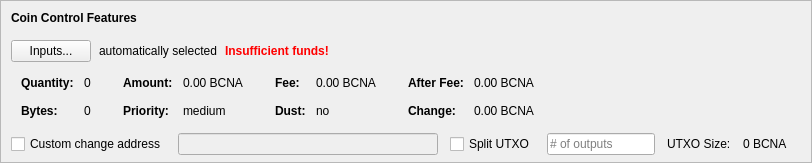
    <widget class="QFrame" name="frameCoinControl">
     <property name="sizePolicy">
      <sizepolicy hsizetype="Expanding" vsizetype="Expanding">
       <horstretch>0</horstretch>
       <verstretch>0</verstretch>
      </sizepolicy>
     </property>
     <property name="maximumSize">
      <size>
       <width>16777215</width>
       <height>16777215</height>
      </size>
     </property>
     <property name="frameShape">
      <enum>QFrame::StyledPanel</enum>
     </property>
     <property name="frameShadow">
      <enum>QFrame::Sunken</enum>
     </property>
     <layout class="QVBoxLayout" name="verticalLayoutCoinControl2">
      <property name="spacing">
       <number>0</number>
      </property>
      <property name="leftMargin">
       <number>0</number>
      </property>
      <property name="topMargin">
       <number>0</number>
      </property>
      <property name="rightMargin">
       <number>0</number>
      </property>
      <property name="bottomMargin">
       <number>6</number>
      </property>
      <item>
       <layout class="QVBoxLayout" name="verticalLayoutCoinControl" stretch="0,0,0,0,1">
        <property name="spacing">
         <number>0</number>
        </property>
        <property name="leftMargin">
         <number>10</number>
        </property>
        <property name="topMargin">
         <number>10</number>
        </property>
        <item>
         <layout class="QHBoxLayout" name="horizontalLayoutCoinControl1">
          <property name="bottomMargin">
           <number>15</number>
          </property>
          <item>
           <widget class="QLabel" name="labelCoinControlFeatures">
            <property name="sizePolicy">
             <sizepolicy hsizetype="Preferred" vsizetype="Maximum">
              <horstretch>0</horstretch>
              <verstretch>0</verstretch>
             </sizepolicy>
            </property>
            <property name="font">
             <font>
              <weight>75</weight>
              <bold>true</bold>
             </font>
            </property>
            <property name="styleSheet">
             <string notr="true">font-weight:bold;</string>
            </property>
            <property name="text">
             <string>Coin Control Features</string>
            </property>
           </widget>
          </item>
         </layout>
        </item>
        <item>
         <layout class="QHBoxLayout" name="horizontalLayoutCoinControl2" stretch="0,0,0,0">
          <property name="spacing">
           <number>8</number>
          </property>
          <property name="bottomMargin">
           <number>10</number>
          </property>
          <item>
           <widget class="QPushButton" name="pushButtonCoinControl">
            <property name="styleSheet">
             <string notr="true"/>
            </property>
            <property name="text">
             <string>Inputs...</string>
            </property>
            <property name="autoDefault">
             <bool>false</bool>
            </property>
           </widget>
          </item>
          <item>
           <widget class="QLabel" name="labelCoinControlAutomaticallySelected">
            <property name="text">
             <string>automatically selected</string>
            </property>
            <property name="margin">
             <number>5</number>
            </property>
           </widget>
          </item>
          <item>
           <widget class="QLabel" name="labelCoinControlInsuffFunds">
            <property name="font">
             <font>
              <weight>75</weight>
              <bold>true</bold>
             </font>
            </property>
            <property name="styleSheet">
             <string notr="true">color:red;font-weight:bold;</string>
            </property>
            <property name="text">
             <string>Insufficient funds!</string>
            </property>
            <property name="margin">
             <number>5</number>
            </property>
           </widget>
          </item>
          <item>
           <spacer name="horizontalSpacerCoinControl">
            <property name="orientation">
             <enum>Qt::Horizontal</enum>
            </property>
            <property name="sizeHint" stdset="0">
             <size>
              <width>40</width>
              <height>1</height>
             </size>
            </property>
           </spacer>
          </item>
         </layout>
        </item>
        <item>
         <widget class="QWidget" name="widgetCoinControl" native="true">
          <property name="sizePolicy">
           <sizepolicy hsizetype="Preferred" vsizetype="Preferred">
            <horstretch>0</horstretch>
            <verstretch>0</verstretch>
           </sizepolicy>
          </property>
          <property name="minimumSize">
           <size>
            <width>0</width>
            <height>0</height>
           </size>
          </property>
          <property name="styleSheet">
           <string notr="true"/>
          </property>
          <layout class="QHBoxLayout" name="horizontalLayoutCoinControl5">
           <property name="leftMargin">
            <number>0</number>
           </property>
           <property name="topMargin">
            <number>0</number>
           </property>
           <property name="rightMargin">
            <number>0</number>
           </property>
           <property name="bottomMargin">
            <number>0</number>
           </property>
           <item>
            <layout class="QHBoxLayout" name="horizontalLayoutCoinControl3" stretch="0,0,0,1">
             <property name="spacing">
              <number>20</number>
             </property>
             <property name="topMargin">
              <number>0</number>
             </property>
             <property name="bottomMargin">
              <number>10</number>
             </property>
             <item>
              <layout class="QFormLayout" name="formLayoutCoinControl1">
               <property name="horizontalSpacing">
                <number>10</number>
               </property>
               <property name="verticalSpacing">
                <number>14</number>
               </property>
               <property name="leftMargin">
                <number>10</number>
               </property>
               <property name="topMargin">
                <number>4</number>
               </property>
               <property name="rightMargin">
                <number>6</number>
               </property>
               <item row="0" column="0">
                <widget class="QLabel" name="labelCoinControlQuantityText">
                 <property name="font">
                  <font>
                   <weight>75</weight>
                   <bold>true</bold>
                  </font>
                 </property>
                 <property name="text">
                  <string>Quantity:</string>
                 </property>
                 <property name="margin">
                  <number>0</number>
                 </property>
                </widget>
               </item>
               <item row="0" column="1">
                <widget class="QLabel" name="labelCoinControlQuantity">
                 <property name="cursor">
                  <cursorShape>IBeamCursor</cursorShape>
                 </property>
                 <property name="contextMenuPolicy">
                  <enum>Qt::ActionsContextMenu</enum>
                 </property>
                 <property name="text">
                  <string notr="true">0</string>
                 </property>
                 <property name="margin">
                  <number>0</number>
                 </property>
                 <property name="textInteractionFlags">
                  <set>Qt::LinksAccessibleByMouse|Qt::TextSelectableByKeyboard|Qt::TextSelectableByMouse</set>
                 </property>
                </widget>
               </item>
               <item row="1" column="0">
                <widget class="QLabel" name="labelCoinControlBytesText">
                 <property name="font">
                  <font>
                   <weight>75</weight>
                   <bold>true</bold>
                  </font>
                 </property>
                 <property name="text">
                  <string>Bytes:</string>
                 </property>
                </widget>
               </item>
               <item row="1" column="1">
                <widget class="QLabel" name="labelCoinControlBytes">
                 <property name="cursor">
                  <cursorShape>IBeamCursor</cursorShape>
                 </property>
                 <property name="contextMenuPolicy">
                  <enum>Qt::ActionsContextMenu</enum>
                 </property>
                 <property name="text">
                  <string notr="true">0</string>
                 </property>
                 <property name="textInteractionFlags">
                  <set>Qt::LinksAccessibleByMouse|Qt::TextSelectableByKeyboard|Qt::TextSelectableByMouse</set>
                 </property>
                </widget>
               </item>
              </layout>
             </item>
             <item>
              <layout class="QFormLayout" name="formLayoutCoinControl2">
               <property name="horizontalSpacing">
                <number>10</number>
               </property>
               <property name="verticalSpacing">
                <number>14</number>
               </property>
               <property name="leftMargin">
                <number>6</number>
               </property>
               <property name="topMargin">
                <number>4</number>
               </property>
               <property name="rightMargin">
                <number>6</number>
               </property>
               <item row="0" column="0">
                <widget class="QLabel" name="labelCoinControlAmountText">
                 <property name="font">
                  <font>
                   <weight>75</weight>
                   <bold>true</bold>
                  </font>
                 </property>
                 <property name="text">
                  <string>Amount:</string>
                 </property>
                 <property name="margin">
                  <number>0</number>
                 </property>
                </widget>
               </item>
               <item row="0" column="1">
                <widget class="QLabel" name="labelCoinControlAmount">
                 <property name="cursor">
                  <cursorShape>IBeamCursor</cursorShape>
                 </property>
                 <property name="contextMenuPolicy">
                  <enum>Qt::ActionsContextMenu</enum>
                 </property>
                 <property name="text">
                  <string notr="true">0.00 BCNA</string>
                 </property>
                 <property name="textInteractionFlags">
                  <set>Qt::LinksAccessibleByMouse|Qt::TextSelectableByKeyboard|Qt::TextSelectableByMouse</set>
                 </property>
                </widget>
               </item>
               <item row="1" column="0">
                <widget class="QLabel" name="labelCoinControlPriorityText">
                 <property name="font">
                  <font>
                   <weight>75</weight>
                   <bold>true</bold>
                  </font>
                 </property>
                 <property name="text">
                  <string>Priority:</string>
                 </property>
                </widget>
               </item>
               <item row="1" column="1">
                <widget class="QLabel" name="labelCoinControlPriority">
                 <property name="cursor">
                  <cursorShape>IBeamCursor</cursorShape>
                 </property>
                 <property name="contextMenuPolicy">
                  <enum>Qt::ActionsContextMenu</enum>
                 </property>
                 <property name="text">
                  <string>medium</string>
                 </property>
                 <property name="textInteractionFlags">
                  <set>Qt::LinksAccessibleByMouse|Qt::TextSelectableByKeyboard|Qt::TextSelectableByMouse</set>
                 </property>
                </widget>
               </item>
              </layout>
             </item>
             <item>
              <layout class="QFormLayout" name="formLayoutCoinControl3">
               <property name="horizontalSpacing">
                <number>10</number>
               </property>
               <property name="verticalSpacing">
                <number>14</number>
               </property>
               <property name="leftMargin">
                <number>6</number>
               </property>
               <property name="topMargin">
                <number>4</number>
               </property>
               <property name="rightMargin">
                <number>6</number>
               </property>
               <item row="0" column="0">
                <widget class="QLabel" name="labelCoinControlFeeText">
                 <property name="font">
                  <font>
                   <weight>75</weight>
                   <bold>true</bold>
                  </font>
                 </property>
                 <property name="text">
                  <string>Fee:</string>
                 </property>
                 <property name="margin">
                  <number>0</number>
                 </property>
                </widget>
               </item>
               <item row="0" column="1">
                <widget class="QLabel" name="labelCoinControlFee">
                 <property name="cursor">
                  <cursorShape>IBeamCursor</cursorShape>
                 </property>
                 <property name="contextMenuPolicy">
                  <enum>Qt::ActionsContextMenu</enum>
                 </property>
                 <property name="text">
                  <string notr="true">0.00 BCNA</string>
                 </property>
                 <property name="textInteractionFlags">
                  <set>Qt::LinksAccessibleByMouse|Qt::TextSelectableByKeyboard|Qt::TextSelectableByMouse</set>
                 </property>
                </widget>
               </item>
               <item row="1" column="0">
                <widget class="QLabel" name="labelCoinControlLowOutputText">
                 <property name="font">
                  <font>
                   <weight>75</weight>
                   <bold>true</bold>
                  </font>
                 </property>
                 <property name="text">
                  <string>Dust:</string>
                 </property>
                </widget>
               </item>
               <item row="1" column="1">
                <widget class="QLabel" name="labelCoinControlLowOutput">
                 <property name="cursor">
                  <cursorShape>IBeamCursor</cursorShape>
                 </property>
                 <property name="contextMenuPolicy">
                  <enum>Qt::ActionsContextMenu</enum>
                 </property>
                 <property name="text">
                  <string>no</string>
                 </property>
                 <property name="textInteractionFlags">
                  <set>Qt::LinksAccessibleByMouse|Qt::TextSelectableByKeyboard|Qt::TextSelectableByMouse</set>
                 </property>
                </widget>
               </item>
              </layout>
             </item>
             <item>
              <layout class="QFormLayout" name="formLayoutCoinControl4">
               <property name="horizontalSpacing">
                <number>10</number>
               </property>
               <property name="verticalSpacing">
                <number>14</number>
               </property>
               <property name="leftMargin">
                <number>6</number>
               </property>
               <property name="topMargin">
                <number>4</number>
               </property>
               <property name="rightMargin">
                <number>6</number>
               </property>
               <item row="0" column="0">
                <widget class="QLabel" name="labelCoinControlAfterFeeText">
                 <property name="font">
                  <font>
                   <weight>75</weight>
                   <bold>true</bold>
                  </font>
                 </property>
                 <property name="text">
                  <string>After Fee:</string>
                 </property>
                 <property name="margin">
                  <number>0</number>
                 </property>
                </widget>
               </item>
               <item row="0" column="1">
                <widget class="QLabel" name="labelCoinControlAfterFee">
                 <property name="cursor">
                  <cursorShape>IBeamCursor</cursorShape>
                 </property>
                 <property name="contextMenuPolicy">
                  <enum>Qt::ActionsContextMenu</enum>
                 </property>
                 <property name="text">
                  <string notr="true">0.00 BCNA</string>
                 </property>
                 <property name="textInteractionFlags">
                  <set>Qt::LinksAccessibleByMouse|Qt::TextSelectableByKeyboard|Qt::TextSelectableByMouse</set>
                 </property>
                </widget>
               </item>
               <item row="1" column="0">
                <widget class="QLabel" name="labelCoinControlChangeText">
                 <property name="font">
                  <font>
                   <weight>75</weight>
                   <bold>true</bold>
                  </font>
                 </property>
                 <property name="text">
                  <string>Change:</string>
                 </property>
                </widget>
               </item>
               <item row="1" column="1">
                <widget class="QLabel" name="labelCoinControlChange">
                 <property name="cursor">
                  <cursorShape>IBeamCursor</cursorShape>
                 </property>
                 <property name="contextMenuPolicy">
                  <enum>Qt::ActionsContextMenu</enum>
                 </property>
                 <property name="text">
                  <string notr="true">0.00 BCNA</string>
                 </property>
                 <property name="textInteractionFlags">
                  <set>Qt::LinksAccessibleByMouse|Qt::TextSelectableByKeyboard|Qt::TextSelectableByMouse</set>
                 </property>
                </widget>
               </item>
              </layout>
             </item>
            </layout>
           </item>
          </layout>
         </widget>
        </item>
        <item>
         <layout class="QHBoxLayout" name="horizontalLayoutCoinControl4" stretch="0,0,0,0,0,0,0">
          <property name="spacing">
           <number>12</number>
          </property>
          <property name="sizeConstraint">
           <enum>QLayout::SetDefaultConstraint</enum>
          </property>
          <property name="topMargin">
           <number>5</number>
          </property>
          <property name="rightMargin">
           <number>5</number>
          </property>
          <item>
           <widget class="QCheckBox" name="checkBoxCoinControlChange">
            <property name="toolTip">
             <string>If this is activated, but the change address is empty or invalid, change will be sent to a newly generated address.</string>
            </property>
            <property name="text">
             <string>Custom change address</string>
            </property>
           </widget>
          </item>
          <item>
           <widget class="QValidatedLineEdit" name="lineEditCoinControlChange">
            <property name="enabled">
             <bool>false</bool>
            </property>
            <property name="sizePolicy">
             <sizepolicy hsizetype="Expanding" vsizetype="Fixed">
              <horstretch>0</horstretch>
              <verstretch>0</verstretch>
             </sizepolicy>
            </property>
           </widget>
          </item>
          <item>
           <widget class="QCheckBox" name="splitBlockCheckBox">
            <property name="text">
             <string>Split UTXO</string>
            </property>
           </widget>
          </item>
          <item>
           <widget class="QLineEdit" name="splitBlockLineEdit">
            <property name="sizePolicy">
             <sizepolicy hsizetype="Fixed" vsizetype="Fixed">
              <horstretch>50</horstretch>
              <verstretch>0</verstretch>
             </sizepolicy>
            </property>
            <property name="placeholderText">
             <string># of outputs</string>
            </property>
           </widget>
          </item>
          <item>
           <widget class="QLabel" name="labelBlockSizeText">
            <property name="text">
             <string>UTXO Size:</string>
            </property>
           </widget>
          </item>
          <item>
           <widget class="QLabel" name="labelBlockSize">
            <property name="text">
             <string>0 BCNA</string>
            </property>
           </widget>
          </item>
          <item>
           <widget class="QLabel" name="labelCoinControlChangeLabel">
            <property name="sizePolicy">
             <sizepolicy hsizetype="Preferred" vsizetype="Expanding">
              <horstretch>0</horstretch>
              <verstretch>0</verstretch>
             </sizepolicy>
            </property>
            <property name="minimumSize">
             <size>
              <width>0</width>
              <height>0</height>
             </size>
            </property>
            <property name="text">
             <string/>
            </property>
            <property name="margin">
             <number>3</number>
            </property>
           </widget>
          </item>
         </layout>
        </item>
        <item>
         <spacer name="verticalSpacerCoinControl">
          <property name="orientation">
           <enum>Qt::Vertical</enum>
          </property>
          <property name="sizeHint" stdset="0">
           <size>
            <width>800</width>
            <height>1</height>
           </size>
          </property>
         </spacer>
        </item>
       </layout>
      </item>
     </layout>
    </widget>
